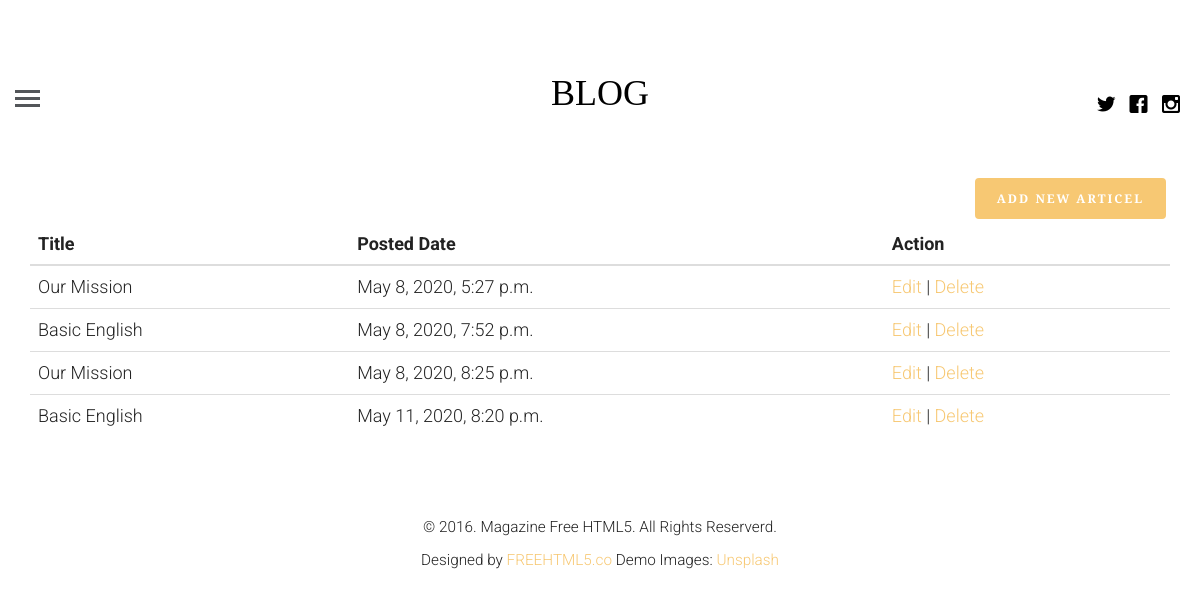
The page /logged_in_profile (signed in) on the database as committed earlier.
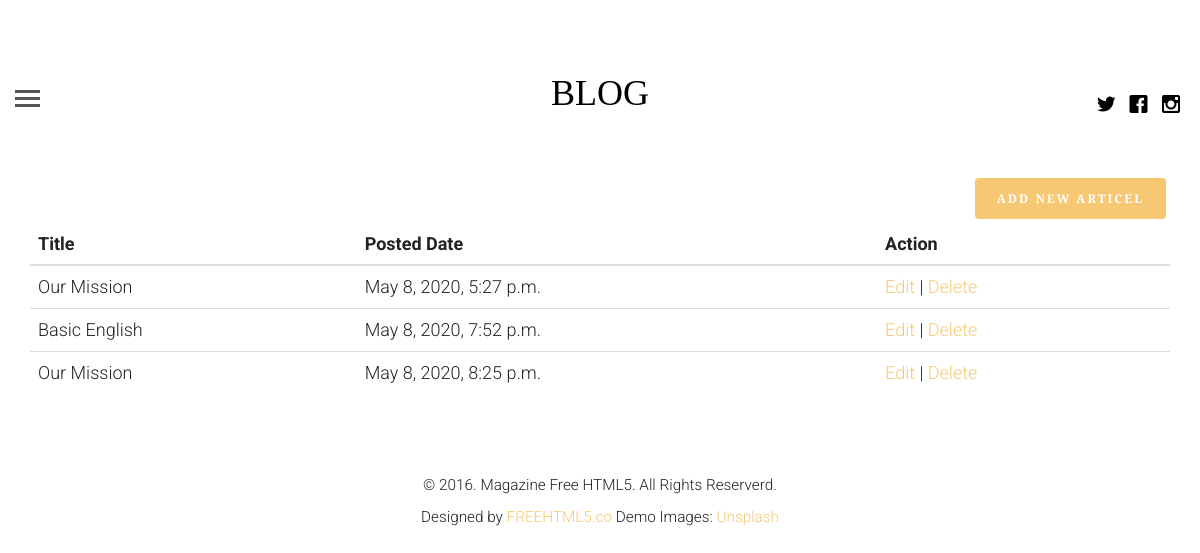
The same page on the database as committed later.
### blogApp/models.py (models this page shows, shortened)
class Article(models.Model):
    article_author = models.ForeignKey(Author,on_delete=models.CASCADE)
    title          = models.CharField(max_length=200)
    body           = models.TextField()
    image          = models.FileField(default="")
    posted_on      = models.DateTimeField(auto_now=False, auto_now_add=True)
    updated_on     = models.DateTimeField(auto_now=True, auto_now_add=False)
    category       = models.ForeignKey(Category,on_delete=models.CASCADE)

### blogApp/views.py (the view, shortened to what this page needs)
# urls.py: path('logged_in_profile',views.getProfile , name="logged_in_profile"),
def getProfile(request):
    if request.user.is_authenticated:
        user =get_object_or_404(User , id=request.user.id)
        author_profile=Author.objects.filter(name=user.id)
        if author_profile:
            authorUser=get_object_or_404(Author , name=request.user.id)
            post = Article.objects.filter(article_author=authorUser)
            return render(request , "logged_in_profile.html" , {'post':post ,'user':authorUser})
    else:
        return redirect('login')

### templates/logged_in_profile.html (shortened to what this page needs)
{% extends 'base.html' %}
{% load static %}
{% block content %}
        <div class="container">
        <a href="{% url 'createPost' %}" class="btn btn-primary pull-right">ADD NEW ARTICEL</a>
        <table class="table">
            <thead>
                <tr>
                    <th scope="col">Title</th>
                    <th scope="col">Posted Date</th>
                    <th scope="col">Action</th>
                </tr>
            </thead>
            <tbody>
                {% for data in post %}
                <tr>
                    <td>{{ data.title }}</td>
                    <td>{{ data.posted_on }}</td>
                    <td>
                        <a href="{% url 'update' id=data.id %}">Edit</a> | <a href="{% url 'delete' id=data.id %}">Delete</a>
                    </td>
                </tr>
                {% endfor %}
            </tbody>
        </table>
    </div>
{% endblock %}

Rows that differ between the two databases and show on the page:
removed Article: title "Basic English", posted_on "May 11, 2020, 8:20 p.m."
